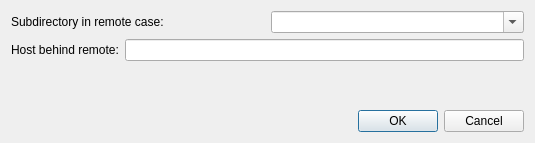
<?xml version="1.0" encoding="UTF-8"?>
<ui version="4.0">
 <class>RemoteParaview</class>
 <widget class="QDialog" name="RemoteParaview">
  <property name="geometry">
   <rect>
    <x>0</x>
    <y>0</y>
    <width>535</width>
    <height>143</height>
   </rect>
  </property>
  <property name="windowTitle">
   <string>Dialog</string>
  </property>
  <layout class="QVBoxLayout" name="verticalLayout">
   <item>
    <layout class="QHBoxLayout" name="horizontalLayout">
     <item>
      <widget class="QLabel" name="label">
       <property name="text">
        <string>Subdirectory in remote case:</string>
       </property>
      </widget>
     </item>
     <item>
      <widget class="QComboBox" name="subdir">
       <property name="editable">
        <bool>true</bool>
       </property>
      </widget>
     </item>
    </layout>
   </item>
   <item>
    <layout class="QHBoxLayout" name="horizontalLayout_2">
     <item>
      <widget class="QLabel" name="label_2">
       <property name="text">
        <string>Host behind remote:</string>
       </property>
      </widget>
     </item>
     <item>
      <widget class="QLineEdit" name="remhost"/>
     </item>
    </layout>
   </item>
   <item>
    <spacer name="verticalSpacer">
     <property name="orientation">
      <enum>Qt::Vertical</enum>
     </property>
     <property name="sizeHint" stdset="0">
      <size>
       <width>20</width>
       <height>40</height>
      </size>
     </property>
    </spacer>
   </item>
   <item>
    <widget class="QDialogButtonBox" name="buttonBox">
     <property name="orientation">
      <enum>Qt::Horizontal</enum>
     </property>
     <property name="standardButtons">
      <set>QDialogButtonBox::Cancel|QDialogButtonBox::Ok</set>
     </property>
    </widget>
   </item>
  </layout>
 </widget>
 <resources/>
 <connections>
  <connection>
   <sender>buttonBox</sender>
   <signal>accepted()</signal>
   <receiver>RemoteParaview</receiver>
   <slot>accept()</slot>
   <hints>
    <hint type="sourcelabel">
     <x>248</x>
     <y>254</y>
    </hint>
    <hint type="destinationlabel">
     <x>157</x>
     <y>274</y>
    </hint>
   </hints>
  </connection>
  <connection>
   <sender>buttonBox</sender>
   <signal>rejected()</signal>
   <receiver>RemoteParaview</receiver>
   <slot>reject()</slot>
   <hints>
    <hint type="sourcelabel">
     <x>316</x>
     <y>260</y>
    </hint>
    <hint type="destinationlabel">
     <x>286</x>
     <y>274</y>
    </hint>
   </hints>
  </connection>
 </connections>
</ui>
